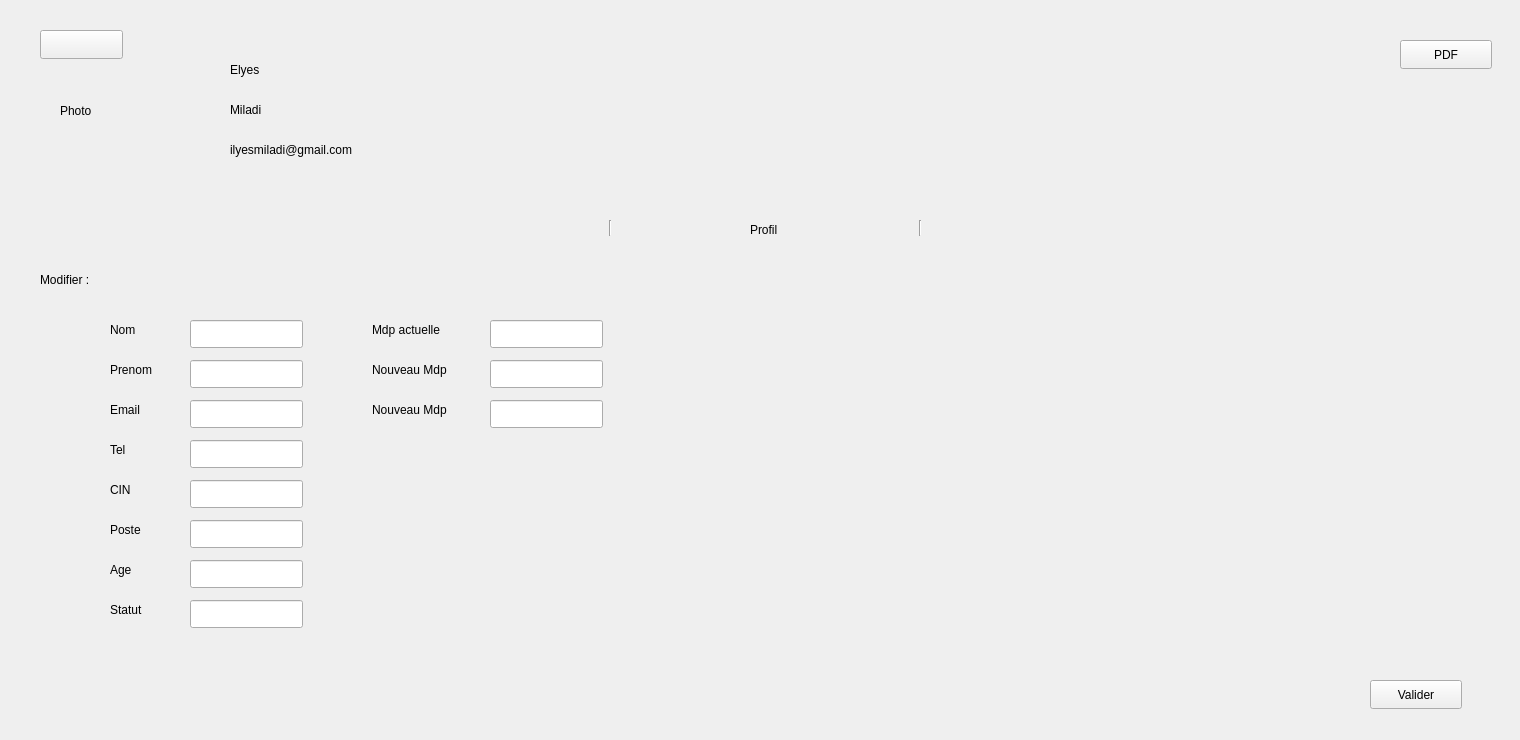
        <widget class="QWidget" name="page_5">
         <widget class="QFrame" name="frame_9">
          <property name="geometry">
           <rect>
            <x>20</x>
            <y>20</y>
            <width>1491</width>
            <height>711</height>
           </rect>
          </property>
          <property name="styleSheet">
           <string notr="true"/>
          </property>
          <property name="frameShape">
           <enum>QFrame::NoFrame</enum>
          </property>
          <widget class="QLabel" name="label_photo">
           <property name="geometry">
            <rect>
             <x>40</x>
             <y>30</y>
             <width>141</width>
             <height>121</height>
            </rect>
           </property>
           <property name="styleSheet">
            <string notr="true"/>
           </property>
           <property name="frameShape">
            <enum>QFrame::NoFrame</enum>
           </property>
           <property name="text">
            <string>Photo</string>
           </property>
           <property name="textFormat">
            <enum>Qt::PlainText</enum>
           </property>
           <property name="scaledContents">
            <bool>false</bool>
           </property>
          </widget>
          <widget class="QLabel" name="label_38">
           <property name="geometry">
            <rect>
             <x>210</x>
             <y>40</y>
             <width>63</width>
             <height>20</height>
            </rect>
           </property>
           <property name="text">
            <string>Elyes</string>
           </property>
          </widget>
          <widget class="QLabel" name="label_39">
           <property name="geometry">
            <rect>
             <x>210</x>
             <y>120</y>
             <width>171</width>
             <height>20</height>
            </rect>
           </property>
           <property name="text">
            <string>ilyesmiladi@gmail.com</string>
           </property>
          </widget>
          <widget class="QLabel" name="label_40">
           <property name="geometry">
            <rect>
             <x>210</x>
             <y>80</y>
             <width>63</width>
             <height>20</height>
            </rect>
           </property>
           <property name="text">
            <string>Miladi</string>
           </property>
          </widget>
          <widget class="QFrame" name="frame_10">
           <property name="geometry">
            <rect>
             <x>0</x>
             <y>190</y>
             <width>1491</width>
             <height>41</height>
            </rect>
           </property>
           <property name="styleSheet">
            <string notr="true"/>
           </property>
           <property name="frameShape">
            <enum>QFrame::NoFrame</enum>
           </property>
           <widget class="QLabel" name="label_41">
            <property name="geometry">
             <rect>
              <x>730</x>
              <y>10</y>
              <width>63</width>
              <height>20</height>
             </rect>
            </property>
            <property name="text">
             <string>Profil</string>
            </property>
           </widget>
           <widget class="Line" name="line_5">
            <property name="geometry">
             <rect>
              <x>470</x>
              <y>10</y>
              <width>241</width>
              <height>16</height>
             </rect>
            </property>
            <property name="orientation">
             <enum>Qt::Vertical</enum>
            </property>
           </widget>
           <widget class="Line" name="line_6">
            <property name="geometry">
             <rect>
              <x>780</x>
              <y>10</y>
              <width>241</width>
              <height>16</height>
             </rect>
            </property>
            <property name="orientation">
             <enum>Qt::Vertical</enum>
            </property>
           </widget>
          </widget>
          <widget class="QStackedWidget" name="stackedWidget_4">
           <property name="geometry">
            <rect>
             <x>10</x>
             <y>240</y>
             <width>1461</width>
             <height>461</height>
            </rect>
           </property>
           <property name="currentIndex">
            <number>0</number>
           </property>
           <widget class="QWidget" name="page_6">
            <widget class="QLineEdit" name="lineEdit_17">
             <property name="geometry">
              <rect>
               <x>160</x>
               <y>300</y>
               <width>113</width>
               <height>28</height>
              </rect>
             </property>
             <property name="styleSheet">
              <string notr="true"/>
             </property>
            </widget>
            <widget class="QLabel" name="label_42">
             <property name="geometry">
              <rect>
               <x>80</x>
               <y>140</y>
               <width>63</width>
               <height>20</height>
              </rect>
             </property>
             <property name="text">
              <string>Email</string>
             </property>
            </widget>
            <widget class="QLabel" name="label_43">
             <property name="geometry">
              <rect>
               <x>80</x>
               <y>260</y>
               <width>63</width>
               <height>20</height>
              </rect>
             </property>
             <property name="text">
              <string>Poste</string>
             </property>
            </widget>
            <widget class="QLineEdit" name="lineEdit_16">
             <property name="geometry">
              <rect>
               <x>160</x>
               <y>340</y>
               <width>113</width>
               <height>28</height>
              </rect>
             </property>
             <property name="styleSheet">
              <string notr="true"/>
             </property>
            </widget>
            <widget class="QLineEdit" name="lineEdit_15">
             <property name="geometry">
              <rect>
               <x>160</x>
               <y>260</y>
               <width>113</width>
               <height>28</height>
              </rect>
             </property>
             <property name="styleSheet">
              <string notr="true"/>
             </property>
            </widget>
            <widget class="QLabel" name="label_44">
             <property name="geometry">
              <rect>
               <x>80</x>
               <y>220</y>
               <width>63</width>
               <height>20</height>
              </rect>
             </property>
             <property name="text">
              <string>CIN</string>
             </property>
            </widget>
            <widget class="QLabel" name="label_45">
             <property name="geometry">
              <rect>
               <x>80</x>
               <y>100</y>
               <width>63</width>
               <height>20</height>
              </rect>
             </property>
             <property name="text">
              <string>Prenom</string>
             </property>
            </widget>
            <widget class="QLineEdit" name="lineEdit_10">
             <property name="geometry">
              <rect>
               <x>160</x>
               <y>60</y>
               <width>113</width>
               <height>28</height>
              </rect>
             </property>
             <property name="styleSheet">
              <string notr="true"/>
             </property>
            </widget>
            <widget class="QLineEdit" name="lineEdit_11">
             <property name="geometry">
              <rect>
               <x>160</x>
               <y>100</y>
               <width>113</width>
               <height>28</height>
              </rect>
             </property>
             <property name="styleSheet">
              <string notr="true"/>
             </property>
            </widget>
            <widget class="QLineEdit" name="lineEdit_13">
             <property name="geometry">
              <rect>
               <x>160</x>
               <y>220</y>
               <width>113</width>
               <height>28</height>
              </rect>
             </property>
             <property name="styleSheet">
              <string notr="true"/>
             </property>
            </widget>
            <widget class="QLabel" name="label_46">
             <property name="geometry">
              <rect>
               <x>80</x>
               <y>340</y>
               <width>63</width>
               <height>20</height>
              </rect>
             </property>
             <property name="text">
              <string>Statut</string>
             </property>
            </widget>
            <widget class="QLabel" name="label_47">
             <property name="geometry">
              <rect>
               <x>10</x>
               <y>10</y>
               <width>71</width>
               <height>20</height>
              </rect>
             </property>
             <property name="text">
              <string>Modifier :</string>
             </property>
            </widget>
            <widget class="QLabel" name="label_48">
             <property name="geometry">
              <rect>
               <x>80</x>
               <y>300</y>
               <width>63</width>
               <height>20</height>
              </rect>
             </property>
             <property name="text">
              <string>Age</string>
             </property>
            </widget>
            <widget class="QLabel" name="label_49">
             <property name="geometry">
              <rect>
               <x>80</x>
               <y>180</y>
               <width>63</width>
               <height>20</height>
              </rect>
             </property>
             <property name="text">
              <string>Tel</string>
             </property>
            </widget>
            <widget class="QLineEdit" name="lineEdit_12">
             <property name="geometry">
              <rect>
               <x>160</x>
               <y>140</y>
               <width>113</width>
               <height>28</height>
              </rect>
             </property>
             <property name="styleSheet">
              <string notr="true"/>
             </property>
            </widget>
            <widget class="QLabel" name="label_50">
             <property name="geometry">
              <rect>
               <x>80</x>
               <y>60</y>
               <width>63</width>
               <height>20</height>
              </rect>
             </property>
             <property name="text">
              <string>Nom</string>
             </property>
            </widget>
            <widget class="QLineEdit" name="lineEdit_14">
             <property name="geometry">
              <rect>
               <x>160</x>
               <y>180</y>
               <width>113</width>
               <height>28</height>
              </rect>
             </property>
             <property name="styleSheet">
              <string notr="true"/>
             </property>
            </widget>
            <widget class="QPushButton" name="pushButton_29">
             <property name="geometry">
              <rect>
               <x>1340</x>
               <y>420</y>
               <width>92</width>
               <height>29</height>
              </rect>
             </property>
             <property name="text">
              <string>Valider</string>
             </property>
            </widget>
            <widget class="QLineEdit" name="lineEdit_18">
             <property name="geometry">
              <rect>
               <x>460</x>
               <y>140</y>
               <width>113</width>
               <height>28</height>
              </rect>
             </property>
             <property name="styleSheet">
              <string notr="true"/>
             </property>
            </widget>
            <widget class="QLabel" name="label_51">
             <property name="geometry">
              <rect>
               <x>342</x>
               <y>60</y>
               <width>101</width>
               <height>20</height>
              </rect>
             </property>
             <property name="text">
              <string>Mdp actuelle</string>
             </property>
            </widget>
            <widget class="QLineEdit" name="lineEdit_19">
             <property name="geometry">
              <rect>
               <x>460</x>
               <y>100</y>
               <width>113</width>
               <height>28</height>
              </rect>
             </property>
             <property name="styleSheet">
              <string notr="true"/>
             </property>
            </widget>
            <widget class="QLabel" name="label_52">
             <property name="geometry">
              <rect>
               <x>342</x>
               <y>100</y>
               <width>101</width>
               <height>20</height>
              </rect>
             </property>
             <property name="text">
              <string>Nouveau Mdp</string>
             </property>
            </widget>
            <widget class="QLabel" name="label_53">
             <property name="geometry">
              <rect>
               <x>342</x>
               <y>140</y>
               <width>101</width>
               <height>20</height>
              </rect>
             </property>
             <property name="text">
              <string>Nouveau Mdp</string>
             </property>
            </widget>
            <widget class="QLineEdit" name="lineEdit_20">
             <property name="geometry">
              <rect>
               <x>460</x>
               <y>60</y>
               <width>113</width>
               <height>28</height>
              </rect>
             </property>
             <property name="styleSheet">
              <string notr="true"/>
             </property>
            </widget>
           </widget>
          </widget>
          <widget class="QPushButton" name="pushButton_30">
           <property name="geometry">
            <rect>
             <x>1380</x>
             <y>20</y>
             <width>92</width>
             <height>29</height>
            </rect>
           </property>
           <property name="styleSheet">
            <string notr="true"/>
           </property>
           <property name="text">
            <string>PDF</string>
           </property>
          </widget>
          <widget class="QPushButton" name="pushButton_31">
           <property name="geometry">
            <rect>
             <x>20</x>
             <y>10</y>
             <width>83</width>
             <height>29</height>
            </rect>
           </property>
           <property name="text">
            <string/>
           </property>
           <property name="icon">
            <iconset theme="QIcon::ThemeIcon::EditUndo">
             <normaloff>../../../../GExamen/GExamen</normaloff>../../../../GExamen/GExamen</iconset>
           </property>
          </widget>
         </widget>
        </widget>
